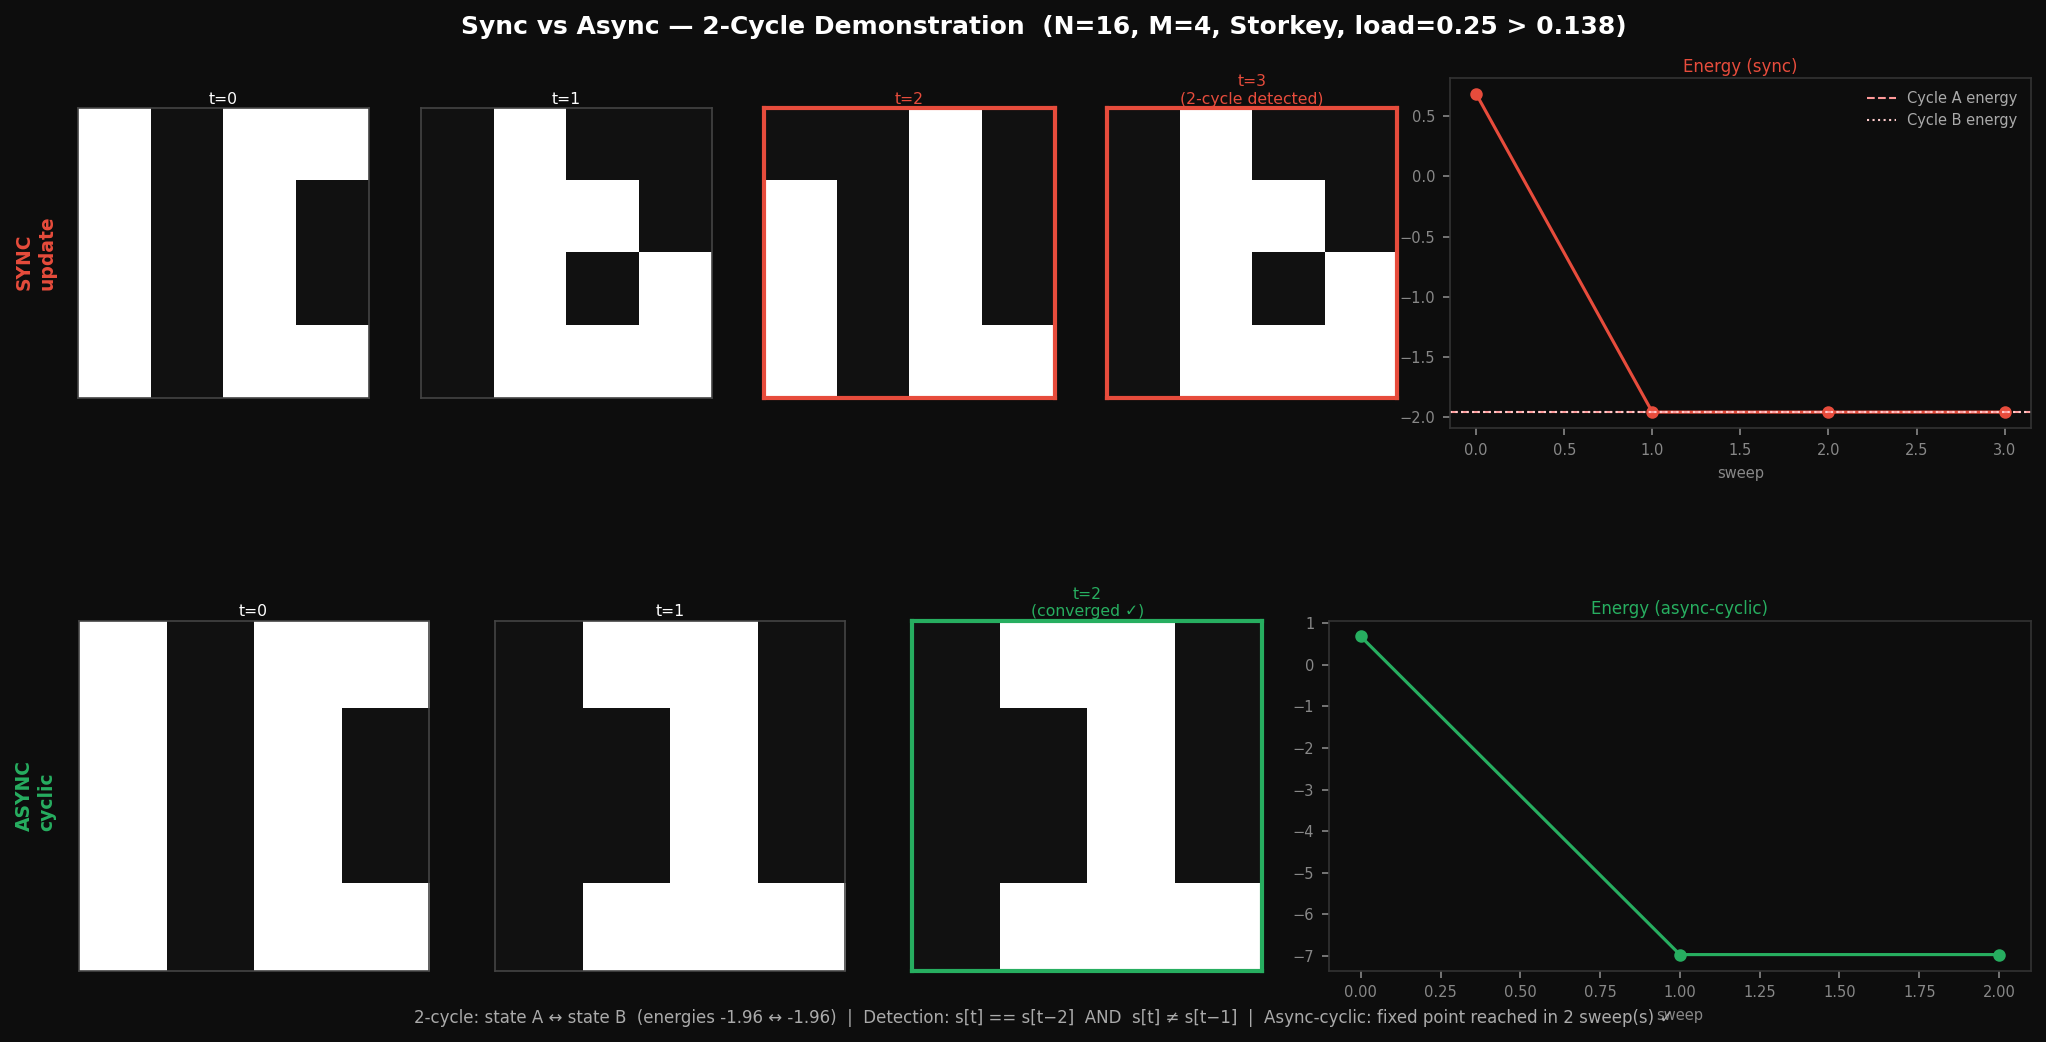

Write Python code to recreate this figure.
"""
Sync update 2-cycle demo.

Demonstrates that synchronous update can produce a 2-cycle — two states
that each map to the other — so the network oscillates forever instead
of converging. Compares sync vs async-cyclic on the same network and
initial state.

Detection method: compare state[t] == state[t-2] AND state[t] != state[t-1].

Run:
    python demo_sync_2cycle.py
Saves: demo_sync_2cycle.png
"""

import sys
from pathlib import Path
import numpy as np
import matplotlib.pyplot as plt
import matplotlib.gridspec as gridspec
from matplotlib.colors import ListedColormap

sys.path.insert(0, str(Path(__file__).parents[3] / 'sim' / 'python'))
from hopfield_net import HopfieldNetwork, STORKEY, SYNC, ASYNC_CYCLIC
from datasets import add_noise

# ── deliberately find a 2-cycle ───────────────────────────────────────────────
# Strategy: train a small N=16 Storkey net slightly above capacity (load > 0.138),
# then sweep random initial states until sync update produces a 2-cycle.

N    = 16
SIZE = 4
SEED = 0

def bipolar(bits):
    return np.array([1. if b else -1. for b in bits])

# hand-crafted 4×4 patterns — same as demo_4x4.py
_RAW = {
    '0': [0,1,1,0, 1,0,0,1, 1,0,0,1, 0,1,1,0],
    '1': [0,1,1,0, 0,0,1,0, 0,0,1,0, 0,1,1,1],
    '7': [1,1,1,1, 0,0,0,1, 0,0,1,0, 0,1,0,0],
    'X': [1,0,0,1, 0,1,1,0, 0,1,1,0, 1,0,0,1],   # extra pattern → above capacity
}
DIGITS   = ['0', '1', '7', 'X']                   # M=4 > 0.138×16 ≈ 2.2
patterns = np.array([bipolar(_RAW[d]) for d in DIGITS])

net_sync  = HopfieldNetwork(N=N, rule=STORKEY, update_mode=SYNC)
net_async = HopfieldNetwork(N=N, rule=STORKEY, update_mode=ASYNC_CYCLIC)
net_sync.train(patterns)
net_async.train(patterns)   # same W

def sync_step(W, s):
    s_new = np.sign(W @ s)
    s_new[s_new == 0] = s[s_new == 0]   # tie-break: hold
    return s_new

def is_2cycle(hist):
    if len(hist) >= 3:
        if np.array_equal(hist[-1], hist[-3]) and not np.array_equal(hist[-1], hist[-2]):
            return True
    return False

# search for a 2-cycle initial state
rng = np.random.default_rng(SEED)
found = False
for attempt in range(5000):
    s0 = rng.choice([-1., 1.], size=N)
    hist = [s0.copy()]
    for _ in range(60):
        hist.append(sync_step(net_sync.W, hist[-1]))
        if is_2cycle(hist):
            found = True
            break
    if found:
        break

if not found:
    print("No 2-cycle found with this seed/network — try increasing attempts.")
    sys.exit(0)

cycle_a = hist[-3].copy()   # state A
cycle_b = hist[-2].copy()   # state B  (A→B→A→B…)

print(f"2-cycle found after {attempt+1} random starts, {len(hist)-1} sync steps.")
print(f"  State A energy: {net_sync.energy(cycle_a):.4f}")
print(f"  State B energy: {net_sync.energy(cycle_b):.4f}")
print(f"  A == B: {np.array_equal(cycle_a, cycle_b)}")
verify_ab = sync_step(net_sync.W, cycle_a)
verify_ba = sync_step(net_sync.W, cycle_b)
print(f"  sync(A) == B: {np.array_equal(verify_ab, cycle_b)}")
print(f"  sync(B) == A: {np.array_equal(verify_ba, cycle_a)}")

# ── run both modes from s0, record per-sweep history ─────────────────────────
MAX_SWEEPS = 20

# sync trace
sync_hist   = [s0.copy()]
sync_status = 'running'
for _ in range(MAX_SWEEPS):
    s_next = sync_step(net_sync.W, sync_hist[-1])
    sync_hist.append(s_next)
    if is_2cycle(sync_hist):
        sync_status = '2-cycle detected'
        break
    if np.array_equal(sync_hist[-1], sync_hist[-2]):
        sync_status = 'converged'
        break

# async trace (same s0, same W)
async_hist   = [s0.copy()]
async_status = 'running'
s = s0.copy()
for sweep in range(MAX_SWEEPS):
    s_prev = s.copy()
    for i in range(N):
        h = float(net_async.W[i] @ s)
        if h > 0:   s[i] =  1.0
        elif h < 0: s[i] = -1.0
    async_hist.append(s.copy())
    if np.array_equal(s, s_prev):
        async_status = 'converged'
        break

sync_energies  = [net_sync.energy(st)  for st in sync_hist]
async_energies = [net_sync.energy(st)  for st in async_hist]

# ── figure ────────────────────────────────────────────────────────────────────
BG      = '#0d0d0d'
AX_BG   = '#111111'
PURPLE  = '#2d0047'
GOLD    = '#FFD700'
GREEN   = '#27ae60'
RED     = '#e74c3c'
BLUE    = '#2196F3'

CMAP    = ListedColormap([AX_BG, '#ffffff'])   # OFF=dark, ON=white

def img(s):
    return ((s + 1) / 2).reshape(SIZE, SIZE)

fig = plt.figure(figsize=(14, 7), facecolor=BG)
fig.patch.set_facecolor(BG)
fig.suptitle(
    f'Sync vs Async — 2-Cycle Demonstration  '
    f'(N={N}, M={len(DIGITS)}, Storkey, load={len(DIGITS)/N:.2f} > 0.138)',
    color='white', fontsize=12, fontweight='bold', y=0.98)

imshow_kw = dict(cmap=CMAP, vmin=0, vmax=1, interpolation='nearest')

outer = gridspec.GridSpec(2, 1, figure=fig,
                          hspace=0.55, top=0.92, bottom=0.07,
                          left=0.04, right=0.97)

# ── row 0: SYNC ───────────────────────────────────────────────────────────────
n_show_sync = min(len(sync_hist), 8)
sync_inner  = gridspec.GridSpecFromSubplotSpec(
    1, n_show_sync + 1, subplot_spec=outer[0],
    width_ratios=[1]*n_show_sync + [2.0], wspace=0.15)

for k in range(n_show_sync):
    ax = fig.add_subplot(sync_inner[0, k])
    ax.set_facecolor(AX_BG)
    ax.imshow(img(sync_hist[k]), **imshow_kw)
    ax.set_xticks([]); ax.set_yticks([])
    label = f't={k}' if k < n_show_sync - 1 else f't={k}\n({sync_status})'
    col   = RED if '2-cycle' in sync_status and k >= n_show_sync - 2 else 'white'
    ax.set_title(label, fontsize=7.5, color=col, pad=2)
    for sp in ax.spines.values():
        sp.set_color(RED if ('2-cycle' in sync_status and k >= n_show_sync - 2)
                     else '#444444')
        sp.set_linewidth(2 if ('2-cycle' in sync_status and k >= n_show_sync - 2) else 0.8)

ax_se = fig.add_subplot(sync_inner[0, n_show_sync])
ax_se.set_facecolor(BG)
ax_se.plot(sync_energies, 'o-', color=RED, lw=1.5, ms=5)
ax_se.axhline(net_sync.energy(cycle_a), ls='--', lw=1, color='#ff9999',
              label='Cycle A energy')
ax_se.axhline(net_sync.energy(cycle_b), ls=':', lw=1, color='#ffcccc',
              label='Cycle B energy')
ax_se.set_title('Energy (sync)', fontsize=8, color=RED, pad=3)
ax_se.tick_params(colors='#888888', labelsize=7)
ax_se.legend(fontsize=7, frameon=False, labelcolor='#aaaaaa')
ax_se.set_xlabel('sweep', fontsize=7, color='#888888')
for sp in ax_se.spines.values():
    sp.set_color('#333333')

# row label
fig.text(0.01, (outer[0].get_position(fig).y0 + outer[0].get_position(fig).y1)/2,
         'SYNC\nupdate', va='center', ha='left', fontsize=9,
         color=RED, fontweight='bold', rotation=90,
         transform=fig.transFigure)

# ── row 1: ASYNC ──────────────────────────────────────────────────────────────
n_show_async = min(len(async_hist), 8)
async_inner  = gridspec.GridSpecFromSubplotSpec(
    1, n_show_async + 1, subplot_spec=outer[1],
    width_ratios=[1]*n_show_async + [2.0], wspace=0.15)

for k in range(n_show_async):
    ax = fig.add_subplot(async_inner[0, k])
    ax.set_facecolor(AX_BG)
    ax.imshow(img(async_hist[k]), **imshow_kw)
    ax.set_xticks([]); ax.set_yticks([])
    is_last = k == n_show_async - 1
    label   = f't={k}' + ('\n(converged ✓)' if is_last and 'converged' in async_status else '')
    ax.set_title(label, fontsize=7.5,
                 color=GREEN if (is_last and 'converged' in async_status) else 'white',
                 pad=2)
    for sp in ax.spines.values():
        sp.set_color(GREEN if (is_last and 'converged' in async_status) else '#444444')
        sp.set_linewidth(2 if (is_last and 'converged' in async_status) else 0.8)

ax_ae = fig.add_subplot(async_inner[0, n_show_async])
ax_ae.set_facecolor(BG)
ax_ae.plot(async_energies, 'o-', color=GREEN, lw=1.5, ms=5)
ax_ae.set_title('Energy (async-cyclic)', fontsize=8, color=GREEN, pad=3)
ax_ae.tick_params(colors='#888888', labelsize=7)
ax_ae.set_xlabel('sweep', fontsize=7, color='#888888')
for sp in ax_ae.spines.values():
    sp.set_color('#333333')

fig.text(0.01, (outer[1].get_position(fig).y0 + outer[1].get_position(fig).y1)/2,
         'ASYNC\ncyclic', va='center', ha='left', fontsize=9,
         color=GREEN, fontweight='bold', rotation=90,
         transform=fig.transFigure)

# ── 2-cycle states callout ─────────────────────────────────────────────────────
fig.text(0.5, 0.02,
    f'2-cycle: state A ↔ state B  (energies {net_sync.energy(cycle_a):.2f} ↔ '
    f'{net_sync.energy(cycle_b):.2f})  |  '
    f'Detection: s[t] == s[t−2]  AND  s[t] ≠ s[t−1]  |  '
    f'Async-cyclic: fixed point reached in {len(async_hist)-1} sweep(s) ✓',
    ha='center', fontsize=8, color='#aaaaaa', transform=fig.transFigure)

out = Path(__file__).parent / 'demo_sync_2cycle.png'
fig.savefig(str(out), bbox_inches='tight', dpi=150, facecolor=BG)
print(f"Saved → {out.name}")
plt.show()
